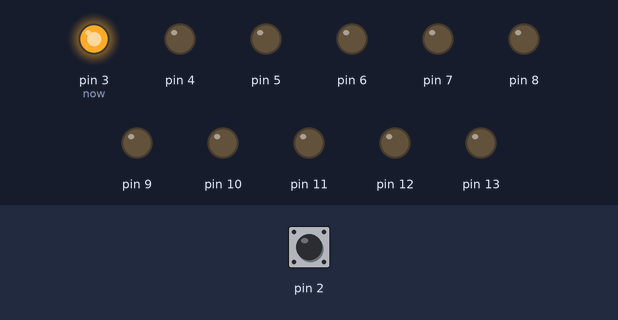
Bench run of a sketch on a simulated Arduino Uno, built with avr-gcc and run on an emulated ATmega328P. Parts: output pins drawn as LEDs (lit = HIGH). The inputs (shaded band) are chosen by the test bench; at power-on: pin 2 HIGH.

Above: at 1.8 s.
1.9 s: pin 2 pulled LOW for 3.2 s
At 6.0 s:
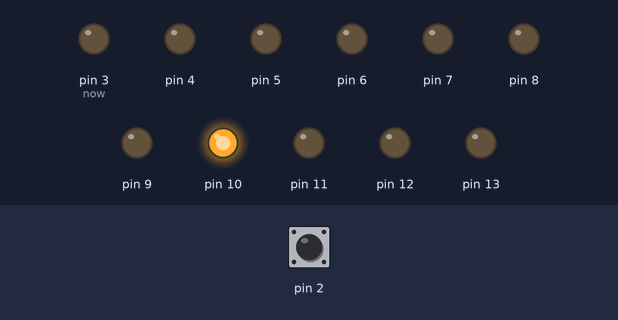
6.6 s: pin 2 pulled LOW for 0.6 s
At 7.5 s:
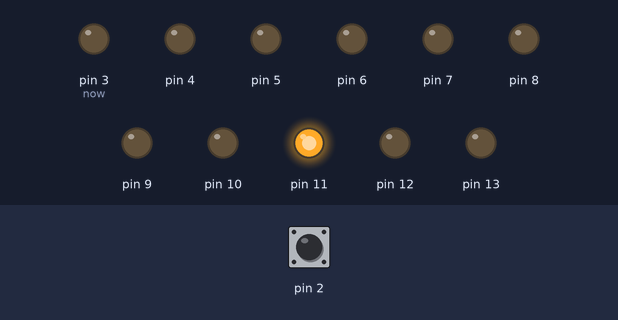
8.7 s: pin 2 pulled LOW for 1 s
At 10.6 s:
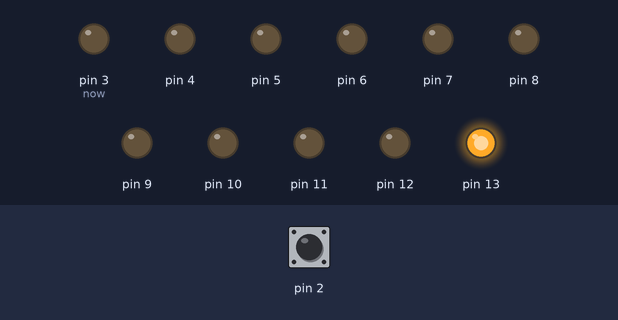
Timing chart, 0 to 12.1 s (numbered marks = the images above; inputs shaded):
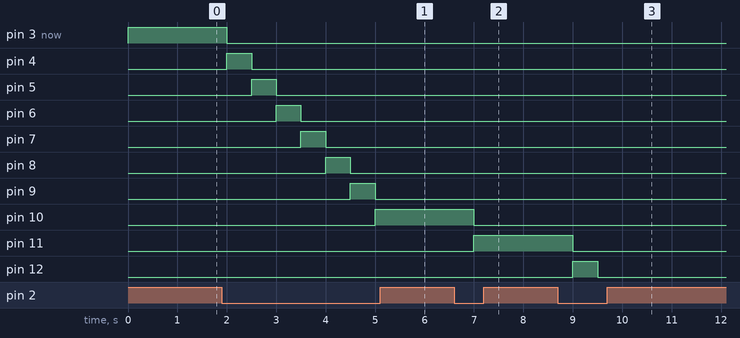

Measured:
- after the input at 1.9 s, pin 3 (now): HIGH → LOW after 0.10 s; pin 4: LOW → HIGH after 0.10 s, → LOW 0.50 s later; pin 5: LOW → HIGH after 0.60 s, → LOW 0.50 s later; pin 6: LOW → HIGH after 1.1 s, → LOW 0.50 s later; pin 7: LOW → HIGH after 1.6 s, → LOW 0.50 s later
- after the input at 6.6 s, pin 10: HIGH → LOW after 0.40 s; pin 11: LOW → HIGH after 0.40 s
- after the input at 8.7 s, pin 11: HIGH → LOW after 0.30 s; pin 12: LOW → HIGH after 0.30 s, → LOW 0.50 s later; pin 13: LOW → HIGH after 0.80 s

The sketch:

week03_5_pin2_BUTTON_digitalRead_digitalWrite.ino
```cpp
void setup() {
  // put your setup code here, to run once:
   pinMode(2,INPUT_PULLUP);
   for(int i=3;i<=13;i++){
    pinMode(i,OUTPUT);
   }
}
int now=3;
void loop() {
  // put your main code here, to run repeatedly:
  if(digitalRead(2)==LOW){
    now = now+1;
    if(now>13)now=3;
    for(int i=3;i<=13;i++){
      digitalWrite(i,LOW);
    }
  }
  digitalWrite(now,HIGH);
  delay(500);
}
```
